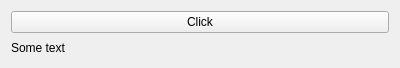
<?xml version="1.0" encoding="UTF-8"?>
<ui version="4.0">
 <class>Widget</class>
 <widget class="QWidget" name="Widget">
  <property name="geometry">
   <rect>
    <x>0</x>
    <y>0</y>
    <width>400</width>
    <height>68</height>
   </rect>
  </property>
  <property name="windowTitle">
   <string>Form</string>
  </property>
  <layout class="QVBoxLayout" name="verticalLayout">
   <item>
    <widget class="QPushButton" name="button">
     <property name="text">
      <string>Click</string>
     </property>
    </widget>
   </item>
   <item>
    <widget class="QLabel" name="label">
     <property name="text">
      <string>Some text</string>
     </property>
    </widget>
   </item>
  </layout>
 </widget>
 <resources/>
 <connections/>
</ui>
